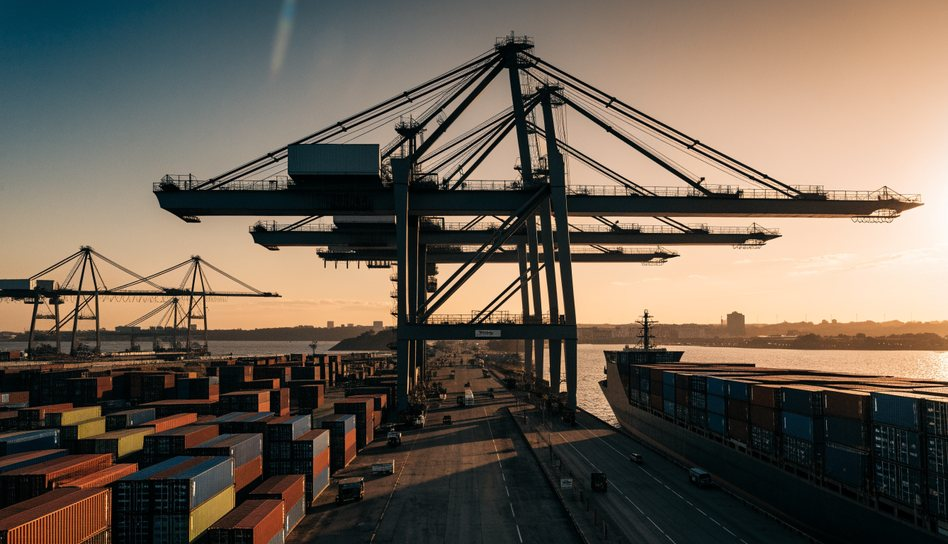
#> input picture art4-port.jpg, 948 x 544 px
$ python generate.py
#> lines starting #> are read from the running program, lines starting #| are printed output that depends on the picture
"""Build-time renderer for the news-image-20261126 entry (NOT run by the grader).

Renders entry.png: a 1024x1024 newspaper front page summing up Thursday
26 November 2026, drawn with Pillow on this machine only. The submitted
program (main.py, standard library only) just copies the rendered file.

v4: a classic broadsheet front page in the style of the New York Times
front page the user sent as reference (STYLE ONLY — no copied nameplate,
motto, stories or people). Our own paper, "The World Ledger", with a
blackletter nameplate (UnifrakturMaguntia, OFL, in fonts/), a motto at
left, a "Late Edition" box at right, a volume/date line, one big lead
photo top-left (the container port) with a caption, a huge classic-serif
headline to its right, dense justified multi-column stories below, an
"INSIDE" index strip and a one-line ticker at the bottom. Classic serif
throughout is Liberation Serif (installed system font); kickers and
labels are Liberation Sans Bold. The square canvas forces a compressed
broadsheet: the lead photo is 474px wide, the middle stories run in
three narrow columns, and the Netanyahu story is a horizontal band.

Photos are AI-generated photo-style illustrations (OpenRouter, free
model recraft-v4.1-flash-v2:free), NOT photographs of the actual events;
they are stored in the repo pre-cropped to each placed size at 2x
resolution (art4-*.jpg), pasted by generate.py. Only the small overlays
stay code-drawn so they stay crisp: the NO DEAL stamp, the OIL UP chip.
Grid, stories and all facts are unchanged from v3.

Stories verified against live reporting on 26 Nov 2026 (see README.md):
  1. Trade (lead): US proposes new tariffs on 14 economies after an
     eight-month Section 301 probe; China 20%, EU 15%, Vietnam up to 35%.
  2. Diplomacy: US-mediated Ukraine talks in Abu Dhabi end without
     progress; Russia holds its territorial claims.
  3. Energy: two tankers catch fire after striking naval mines in the
     Strait of Hormuz; Houthis say they hit Saudi Arabia's largest refinery.
  4. Egypt: fuel tanker crash on Cairo's Ring Road kills at least 31.
  5. Israel: judges recommend prosecutors drop the Netanyahu bribery case.
  6. North Korea: Kim calls for wider tactical nuclear deployment.
  Also (ticker): Ukraine knocks out 5 Russian warplanes, hits 2 refineries;
  Nasdaq falls 4% intraday in the AI sell-off; Shenzhou-24 docks at Tiangong
  with Pakistan's first astronaut aboard.
No headline is invented: every number above comes from the reporting.
"""
import os
from PIL import Image, ImageDraw, ImageFont

W = H = 1024
PAPER = (247, 242, 231)
INK = (17, 17, 17)
RED = (178, 34, 28)
NAVY = (18, 48, 84)
TEAL = (16, 92, 102)
GOLD = (198, 142, 32)
GREY = (90, 86, 78)

HERE = os.path.dirname(os.path.abspath(__file__))
BLACK = os.path.join(HERE, "fonts", "UnifrakturMaguntia-Book.ttf")
SERIF_B = "/usr/share/fonts/truetype/liberation/LiberationSerif-Bold.ttf"
SERIF = "/usr/share/fonts/truetype/liberation/LiberationSerif-Regular.ttf"
SERIF_I = "/usr/share/fonts/truetype/liberation/LiberationSerif-Italic.ttf"
SANS_B = "/usr/share/fonts/truetype/liberation/LiberationSans-Bold.ttf"
SANS = "/usr/share/fonts/truetype/liberation/LiberationSans-Regular.ttf"


def font(path, size):
    return ImageFont.truetype(path, size)


def wrap(draw, text, fnt, width):
    lines, cur = [], ""
    for word in text.split():
        trial = (cur + " " + word).strip()
        if draw.textlength(trial, font=fnt) <= width:
            cur = trial
        else:
            if cur:
                lines.append(cur)
            cur = word
    if cur:
        lines.append(cur)
    return lines


def block(draw, x, y, text, fnt, width, fill=INK, leading=1.22):
    """Draw wrapped text; return the y just below the last line."""
    for line in wrap(draw, text, fnt, width):
        draw.text((x, y), line, font=fnt, fill=fill)
        y += int(fnt.size * leading)
    return y


def justify_lines(draw, text, fnt, width):
    """Greedy word wrap, returning a list of word lists per line."""
    lines, cur = [], []
    for word in text.split():
        trial = cur + [word]
        if draw.textlength(" ".join(trial), font=fnt) <= width or not cur:
            cur = trial
        else:
            lines.append(cur)
            cur = [word]
    if cur:
        lines.append(cur)
    return lines


def draw_justified(draw, x, y, text, fnt, width, fill=INK, leading=1.22):
    """Draw justified text (last line left-aligned); return y below it."""
    lines = justify_lines(draw, text, fnt, width)
    lh = int(fnt.size * leading)
    for i, words in enumerate(lines):
        if len(words) == 1 or i == len(lines) - 1:
            draw.text((x, y), " ".join(words), font=fnt, fill=fill)
        else:
            words_w = sum(draw.textlength(w, font=fnt) for w in words)
            gap = (width - words_w) / (len(words) - 1)
            xx = x
            for w in words:
                draw.text((xx, y), w, font=fnt, fill=fill)
                xx += draw.textlength(w, font=fnt) + gap
        y += lh
    return y


def fit(y, bottom, what):
    """Fail loudly if a text block runs past its panel (no silent overflow)."""
    if y > bottom:
        raise SystemExit(f"{what} overflows panel: ends {y}, bottom {bottom}")


def kicker(draw, x, y, label, color=RED):
    draw.text((x, y), label, font=font(SANS_B, 15), fill=color)
    return y + 20


def paste_photo(img, x, y, w, h, name):
    """Paste a pre-cropped art photo (exact placed size at 2x) into the box."""
    art = Image.open(os.path.join(HERE, name)).convert("RGB")
    art = art.resize((w, h), Image.LANCZOS)
    img.paste(art, (x, y))


def main():
    img = Image.new("RGB", (W, H), PAPER)
    d = ImageDraw.Draw(img)
    M = 26
    R = W - M  # 998

    # ---- Masthead: motto left, blackletter nameplate, Late Edition right ----
    d.text((M, 40), "The Day's News", font=font(SERIF_I, 15), fill=INK)
    d.text((M, 60), "in One Image", font=font(SERIF_I, 15), fill=INK)
    d.text((W // 2, 24), "The World Ledger", font=font(BLACK, 80),
           fill=INK, anchor="mt")
    d.text((R, 32), "Late Edition", font=font(SANS_B, 15), fill=INK,
           anchor="rt")
    for i, line in enumerate(("Trade war deepens",
                              "Talks stall in Abu Dhabi",
                              "Markets slide on AI fears")):
        d.text((R, 54 + i * 15), line, font=font(SANS, 11), fill=GREY,
               anchor="rt")
    d.rectangle([M, 112, R, 115], fill=INK)
    d.text((M, 122), "VOL. I — No. 1", font=font(SANS, 12), fill=INK)
    d.text((W // 2, 121), "THURSDAY, NOVEMBER 26, 2026",
           font=font(SERIF_B, 13), fill=INK, anchor="mt")
    d.text((R, 122), "$1.00", font=font(SERIF_B, 13), fill=INK, anchor="rt")
    d.rectangle([M, 146, R, 147], fill=INK)

    # ---- Lead: big port photo left, huge headline right ----
    px, py, pw, ph = M, 156, 474, 272
    paste_photo(img, px, py, pw, ph, "art4-port.jpg")
#> in paste_photo, art is the input picture: PIL image 948x544 RGB; mean R, G, B 108.6, 96.3, 83.3
#> in paste_photo, `img.paste(art, (x, y))`:
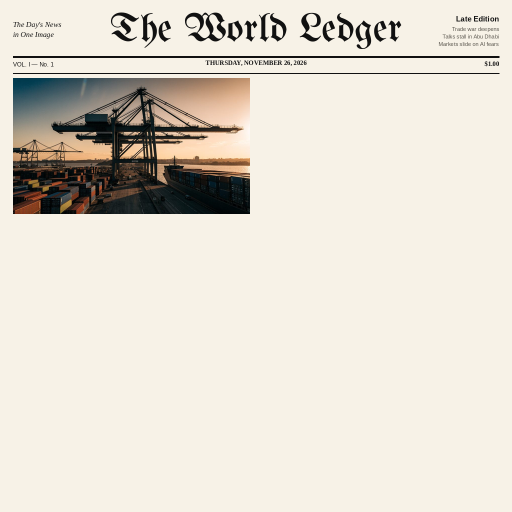
#> img: PIL image 1024x1024 RGB (shown at 1/2 size); mean R, G, B 226, 220.2, 209.1
    d.rectangle([px, py, px + pw, py + ph], outline=INK, width=1)
    y = block(d, px, py + ph + 8,
              "Container cranes at sunset. The proposed duties would cover "
              "goods from 14 economies.",
              font(SERIF_I, 12), pw, fill=GREY, leading=1.25)
#> y = 451
    fit(y, 498, "Lead caption")

    tx, tw = 516, R - 516
    y = 156
    y = kicker(d, tx, y, "TRADE  —  TARIFFS")
#> y = 176
    y = block(d, tx, y + 2,
              "U.S. Proposes Tariffs on 14 Economies; China Faces 20%",
              font(SERIF_B, 38), tw, leading=1.08)
#> y = 301
    y += 6
#> y = 307
    y = block(d, tx, y,
              "After an eight-month inquiry into excess factory capacity, "
              "Washington proposes duties on China, the European Union, "
              "Japan and 11 others.",
              font(SERIF_I, 16), tw, leading=1.25)
#> y = 347
    y += 6
#> y = 353
    y = draw_justified(d, tx, y,
                       "After an eight-month Section 301 investigation into "
                       "excess factory capacity abroad, Washington on "
                       "Thursday proposed new import duties on 14 economies, "
                       "including China, the European Union, Japan and "
                       "Taiwan. China would face a rate of 20 percent, the "
                       "European Union 15 percent and Vietnam as much as 35 "
                       "percent. The proposal opens a comment period before "
                       "any final rates take effect.",
                       font(SERIF, 13), tw, leading=1.22)
#> the loop in draw_justified, `for i, words in enumerate(lines):` made 5 passes
#> y on passes 1 to 5: 368, 383, 398, 413, 428
#> after the loop in draw_justified, `for i, words in enumerate(lines):`: y = 428
#> y = 428
    fit(y, 498, "Lead body")
    d.rectangle([M, 504, R, 506], fill=INK)

    # ---- Middle: three narrow justified columns with photos ----
    my, mh = 514, 328
    cw = 314
    cols = [
        ("DIPLOMACY  —  ABU DHABI", NAVY, "art4-abu-dhabi.jpg",
         "Ukraine Talks End Without Progress",
         "Trilateral talks in Abu Dhabi between Ukraine, Russia and the "
         "United States ended without progress, officials said, after "
         "Moscow refused to yield on its territorial claims. Russian "
         "strikes continued against Ukraine's energy grid, while Kyiv said "
         "its forces struck a Russian air base and hit two oil refineries.",
         "nodeal"),
        ("ENERGY  —  STRAIT OF HORMUZ", TEAL, "art4-hormuz.jpg",
         "Mines Hit Tankers; Houthis Strike Saudi Refinery",
         "Two tankers caught fire in the Strait of Hormuz after striking "
         "naval mines, officials said, in the latest disruption to the "
         "world's most important oil artery. Oil prices rose on the news. "
         "Houthi forces said they had also struck Saudi Arabia's largest "
         "refinery.",
         "oilup"),
        ("EGYPT  —  DISASTER", GOLD, "art4-cairo.jpg",
         "Fuel Tanker Fire Kills at Least 31 Near Cairo",
         "At least 31 people were killed and 21 injured when a fuel tanker "
         "crashed and caught fire on the Ring Road in Warraq, Giza. The "
         "blaze engulfed two dozen cars, officials said, in one of the "
         "deadliest road disasters in Egypt in years.",
         None),
    ]
    for i, (kick, color, photo, head, body, overlay) in enumerate(cols):
        x = M + i * (cw + 14)
        y = my
        y = kicker(d, x, y, kick, color)
#> y = 534
        y = block(d, x, y + 2, head, font(SERIF_B, 21), cw, leading=1.1)
#> y = 582
        y += 4
#> y = 586
        paste_photo(img, x, y, cw, 100, photo)
#> call 2 of paste_photo, with x = 26, y = 586, w = 314, h = 100, name = 'art4-abu-dhabi.jpg'
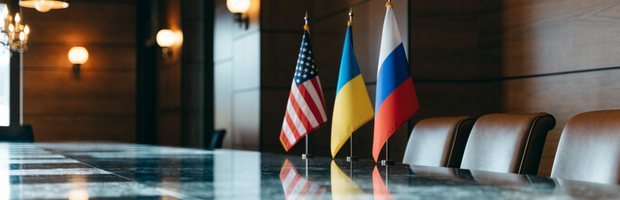
#> input picture art4-abu-dhabi.jpg, 620 x 200 px
#> in paste_photo, art is the input picture: PIL image 620x200 RGB; mean R, G, B 90.8, 87.3, 81.2
#> in paste_photo (call 2), `img.paste(art, (x, y))`:
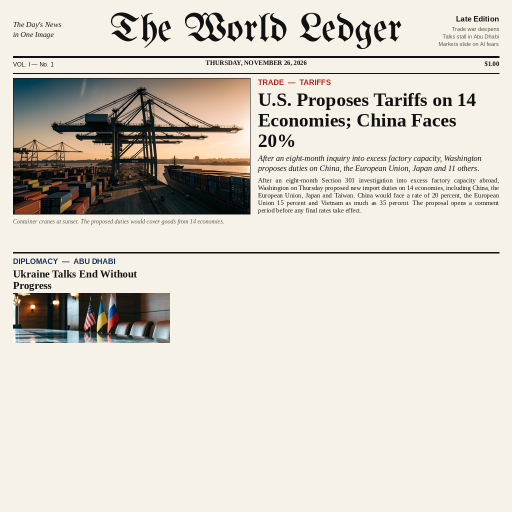
#> img: PIL image 1024x1024 RGB (shown at 1/2 size); mean R, G, B 216.5, 210.8, 200.2
        if overlay == "nodeal":
            sx0, sy0, sx1, sy1 = x + cw - 96, y + 5, x + cw - 6, y + 24
#> sx0 = 244; sy0 = 591; sx1 = 334; sy1 = 610
            d.rounded_rectangle([sx0, sy0, sx1, sy1], radius=3,
                                fill=(242, 230, 205),
                                outline=(178, 34, 28), width=2)
            d.text(((sx0 + sx1) // 2, (sy0 + sy1) // 2), "NO DEAL",
                   font=font(SANS_B, 12), fill=(178, 34, 28), anchor="mm")
        elif overlay == "oilup":
            d.rounded_rectangle([x + 6, y + 5, x + 88, y + 24], radius=4,
                                fill=(16, 32, 48),
                                outline=(255, 214, 90), width=1)
            d.text((x + 11, y + 9), "OIL UP", font=font(SANS_B, 12),
                   fill=(255, 214, 90))
        y += 100 + 8
#> y = 694
        y = draw_justified(d, x, y, body, font(SERIF, 13), cw, leading=1.22)
#> the loop in draw_justified (call 2), `for i, words in enumerate(lines):` made 6 passes
#> (words_w, gap, y) on passes 1 to 5: (278.5, 4.43, 709), (266.9, 6.73, 724), (254.4, 7.45, 739), (271.8, 7.04, 754), (267.8, 4.2, 769)
#> y on pass 6: 784
#> y = 784
        fit(y, my + mh, f"Column {i + 1} body")
        if i < 2:
            d.line([(x + cw + 7, my), (x + cw + 7, my + mh)], fill=GREY,
                   width=1)
#> pass 2 of the loop in main, `for i, (kick, color, photo, head, body, overlay) in enumerate(cols):`:
#> in main, `y = kicker(d, x, y, kick, color)`: y = 534
#> in main, `y = block(d, x, y + 2, head, font(SERIF_B, 21), cw, leading=1.1)`: y = 582
#> in main, `y += 4`: y = 586
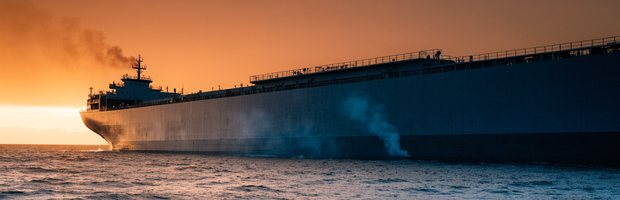
#> input picture art4-hormuz.jpg, 620 x 200 px
#> in paste_photo, art is the input picture: PIL image 620x200 RGB; mean R, G, B 113.8, 88.5, 74.3
#> in paste_photo (call 3), `art = art.resize((w, h), Image.LANCZOS)`:
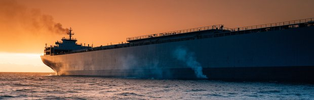
#> art: PIL image 314x100 RGB; mean R, G, B 113.8, 88.5, 74.3
#> in paste_photo (call 3), `img.paste(art, (x, y))`:
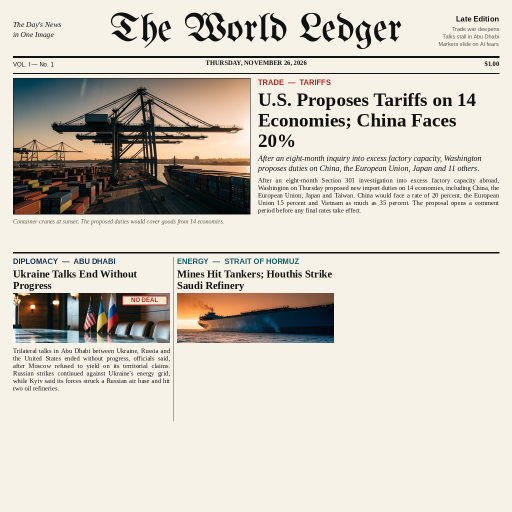
#> img: PIL image 1024x1024 RGB (shown at 1/2 size); mean R, G, B 211.3, 204.9, 194.3
#> in main, `y += 100 + 8`: y = 694
#> in main, `y = draw_justified(d, x, y, body, font(SERIF, 13), cw, leading=1.22)`: y = 769
#> pass 3 of the loop in main, `for i, (kick, color, photo, head, body, overlay) in enumerate(cols):`:
#> in main, `y = kicker(d, x, y, kick, color)`: y = 534
#> in main, `y = block(d, x, y + 2, head, font(SERIF_B, 21), cw, leading=1.1)`: y = 582
#> in main, `y += 4`: y = 586
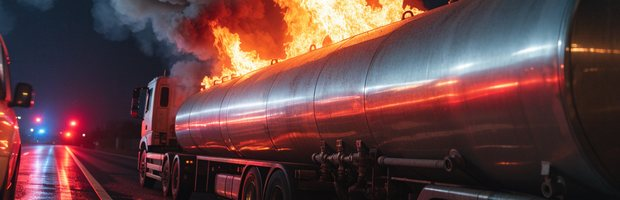
#> input picture art4-cairo.jpg, 620 x 200 px
#> in paste_photo, art is the input picture: PIL image 620x200 RGB; mean R, G, B 98.6, 65.2, 66.2
#> in paste_photo (call 4), `art = art.resize((w, h), Image.LANCZOS)`:
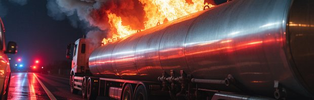
#> art: PIL image 314x100 RGB; mean R, G, B 98.6, 65.2, 66.2
#> in paste_photo (call 4), `img.paste(art, (x, y))`:
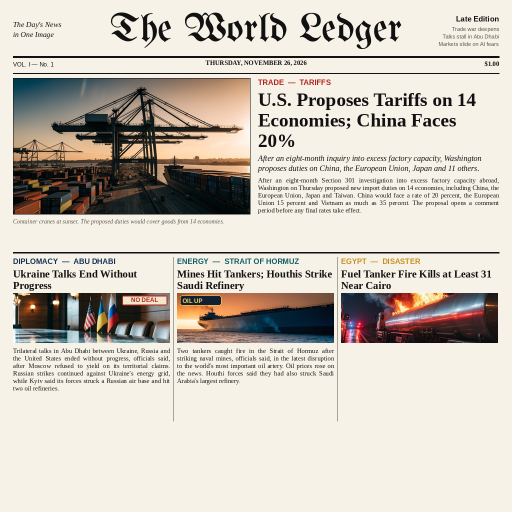
#> img: PIL image 1024x1024 RGB (shown at 1/2 size); mean R, G, B 205.5, 198.5, 188.2
#> in main, `y += 100 + 8`: y = 694
#> in main, `y = draw_justified(d, x, y, body, font(SERIF, 13), cw, leading=1.22)`: y = 754

    # ---- Netanyahu band: headline + body left, court photo right ----
    ny = 850
    d.rectangle([M, ny - 2, R, ny - 1], fill=INK)
    y = kicker(d, M, ny + 6, "ISRAEL  —  TRIAL", (40, 44, 56))
#> y = 876
    y = block(d, M, y + 1, "Judges Urge Dropping Netanyahu Bribery Case",
              font(SERIF_B, 20), 700, leading=1.1)
#> y = 899
    y = draw_justified(d, M, y + 3,
                       "Jerusalem judges recommended prosecutors drop the "
                       "bribery charge against Prime Minister Benjamin "
                       "Netanyahu in Case 4000 and reconsider Case 2000. "
                       "It is advice, not a ruling.",
                       font(SERIF, 12), 700, leading=1.2)
#> y = 930
    fit(y, 930, "Netanyahu body")
    paste_photo(img, 750, ny + 6, 248, 80, "art4-court.jpg")
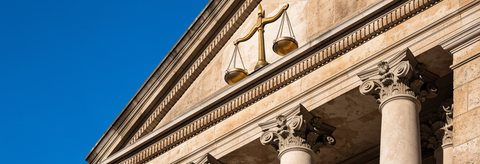
#> input picture art4-court.jpg, 480 x 164 px
#> in paste_photo, art is the input picture: PIL image 480x164 RGB; mean R, G, B 106.9, 119.7, 127.1
#> in paste_photo (call 5), `art = art.resize((w, h), Image.LANCZOS)`:
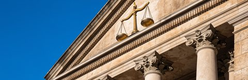
#> art: PIL image 248x80 RGB; mean R, G, B 106.9, 119.7, 127.1
#> in paste_photo (call 5), `img.paste(art, (x, y))`:
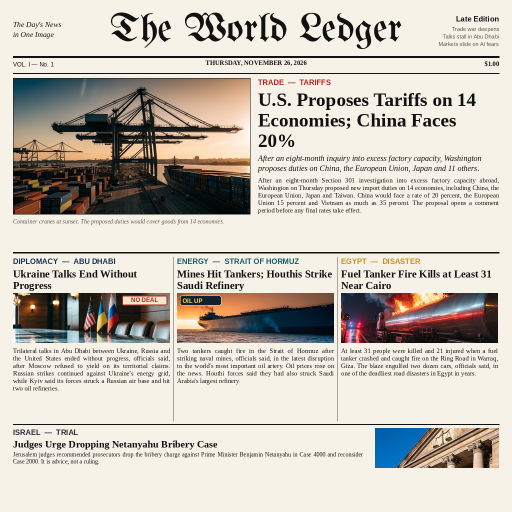
#> img: PIL image 1024x1024 RGB (shown at 1/2 size); mean R, G, B 200.9, 194.3, 184.5
    d.rectangle([750, ny + 6, 998, ny + 86], outline=INK, width=1)

    # ---- North Korea strip ----
    ny = 938
    d.rectangle([M, ny, R, ny + 48], fill=NAVY)
    d.text((M + 12, ny + 6), "NORTH KOREA", font=font(SANS_B, 13),
           fill=GOLD)
    d.text((M + 118, ny + 5),
           "Kim calls for wider tactical nuclear deployment.",
           font=font(SERIF_B, 15), fill=(255, 255, 255))
    d.text((M + 12, ny + 27),
           "KCNA: nuclear material output expanding; status as a nuclear "
           "state \u201cabsolutely inviolable\u201d.",
           font=font(SERIF, 14), fill=(255, 255, 255))

    # ---- Bottom: INSIDE index + ticker ----
    d.rectangle([M, 992, R, 993], fill=INK)
    d.text((W // 2, 998),
           "INSIDE — Trade: the tariff list  •  Diplomacy: talks stall  •  "
           "Also: Ukraine knocks out 5 warplanes  •  Nasdaq -4%  •  "
           "Shenzhou-24 docks at Tiangong",
           font=font(SANS, 11), fill=GREY, anchor="mt")

    img.save("entry.png", optimize=True)
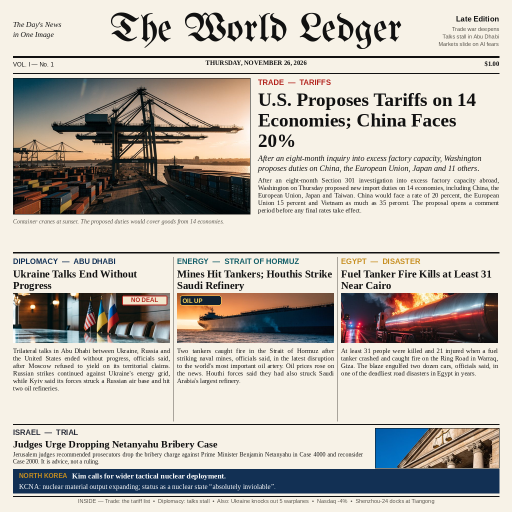
#> saved as entry.png: PIL image 1024x1024 RGB (shown at 1/2 size); mean R, G, B 190.4, 185.2, 177.4
    print("saved entry.png", img.size)
#| saved entry.png (1024, 1024)


if __name__ == "__main__":
    main()
